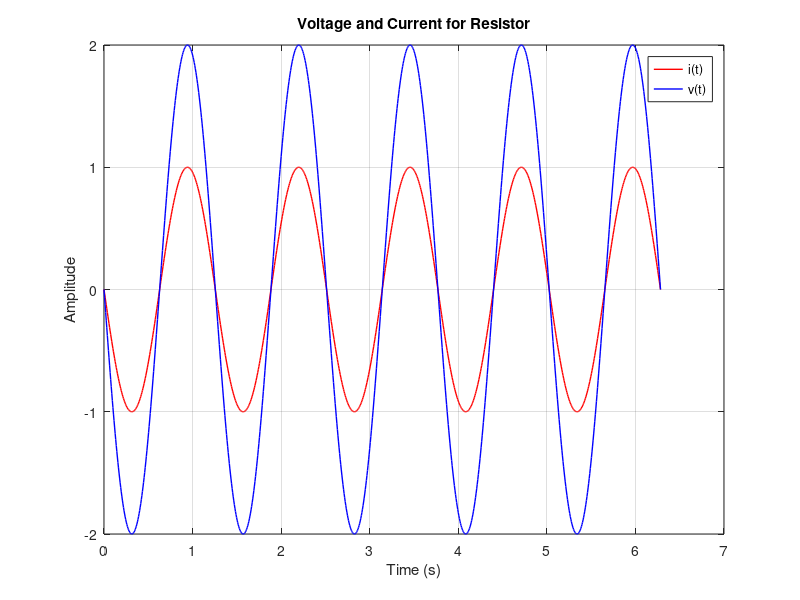

The MATLAB script that drew this image:
% The Voltage and Current relationship for a resistor is given by the following equation:
% v(t)=Ri(t), where R = 2 ohm and i(t)=cos(5t+pi/2)A
% 
% Write a MATLAB program that plots v(t) and i(t) between t=0 and t=2π on the same axes.

clear 
clc

R = 2;
t = linspace(0, 2*pi, 1000);
i = cos(5*t + pi/2);
v = R * i;

figure;
plot(t, i, 'r', 'LineWidth', 1, 'DisplayName', 'i(t)')

hold on

plot(t, v, 'b', 'LineWidth', 1, 'DisplayName', 'v(t)');

xlabel('Time (s)');
ylabel('Amplitude');
title('Voltage and Current for Resistor');
legend;
grid on;
